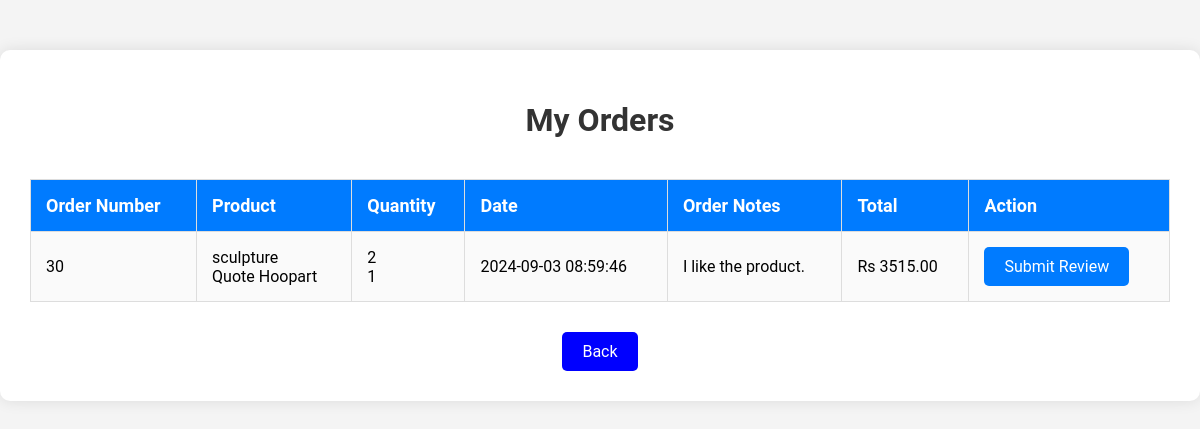
Screenshot of /order_history.php (signed in) with the database file from the repository.
### tables this page shows
CREATE TABLE `orders` (
  `id` int(11) NOT NULL,
  `first_name` varchar(255) DEFAULT NULL,
  `address` varchar(255) DEFAULT NULL,
  `mobile` varchar(255) DEFAULT NULL,
  `email` varchar(255) DEFAULT NULL,
  `order_notes` text DEFAULT NULL,
  `grand_total` decimal(10,2) DEFAULT NULL,
  `created_at` timestamp NOT NULL DEFAULT current_timestamp(),
  `shipping` decimal(10,2) DEFAULT NULL
);

CREATE TABLE `order_products` (
  `id` int(11) NOT NULL,
  `order_id` int(11) DEFAULT NULL,
  `product_name` varchar(255) DEFAULT NULL,
  `price` decimal(10,2) DEFAULT NULL,
  `quantity` int(11) DEFAULT NULL,
  `total` decimal(10,2) DEFAULT NULL
);

### order_history.php (the view, shortened to what this page needs)
<?php
$servername = "localhost";
$username = "root";
$password = "";
$dbname = "artisian";
$conn = new mysqli($servername, $username, $password, $dbname);
$username = $_SESSION['username'];
$stmt = $conn->prepare("SELECT * FROM orders WHERE first_name = ?");
$stmt->bind_param("s", $username);
$stmt->execute();
$orderResult = $stmt->get_result();
?>
<!DOCTYPE html>
<html lang="en">
<head>
</head>
<body>
    <div class="container">
        <h1>My Orders</h1>
        <?php if ($orderResult && $orderResult->num_rows > 0): ?>
            <table>
                <thead>
                    <tr>
                        <th>Order Number</th>
                        <th>Product</th>
                        <th>Quantity</th>
                        <th>Date</th>
                        <th>Order Notes</th>
                        <th>Total</th>
                        <th>Action</th>
                    </tr>
                </thead>
                <tbody>
                    <?php while ($order = $orderResult->fetch_assoc()): ?>
                        <tr>
                            <td><?php echo htmlspecialchars($order['id']); ?></td>
                            <td>
                                <?php
                                $order_id = $order['id'];
                                $productStmt = $conn->prepare("SELECT product_name, quantity FROM order_products WHERE order_id = ?");
                                $productStmt->bind_param("i", $order_id);
                                $productStmt->execute();
                                $productResult = $productStmt->get_result();
                                if ($productResult && $productResult->num_rows > 0) {
                                    while ($product = $productResult->fetch_assoc()) {
                                        echo '<div class="product-details">';
                                        echo '<span>' . htmlspecialchars($product['product_name']) . '</span>';
                                        echo '</div>';
                                    }
                                } else {
                                    echo 'No products found.';
                                }
                                ?>
                            </td>
                            <td>
                                <?php
                                if ($productResult && $productResult->num_rows > 0) {
                                    $productResult->data_seek(0);
                                    while ($product = $productResult->fetch_assoc()) {
                                        echo '<div class="product-details">';
                                        echo '<span>' . htmlspecialchars($product['quantity']) . '</span>';
                                        echo '</div>';
                                    }
                                } else {
                                    echo '-';
                                }
                                ?>
                            </td>
                            <td><?php echo htmlspecialchars($order['created_at']); ?></td>
                            <td><?php echo htmlspecialchars($order['order_notes']); ?></td>
                            <td>Rs <?php echo htmlspecialchars($order['grand_total']); ?></td>
                            <td>
                                <a href="submit_review.php?order_id=<?php echo $order['id']; ?>" class="btn">Submit Review</a>
                            </td>
                        </tr>
                    <?php endwhile; ?>
                </tbody>
            </table>
        <?php else: ?>
            <p>You have no orders.</p>
        <?php endif; ?>
        <div class="logout">
            <a href="index.php" class="btn">Back</a>
        </div>
    </div>
</body>
</html>

### order_history.php (style rules this page uses)
body { font-family: Arial, sans-serif; background-color: #f4f4f4; margin: 0; padding: 0; }
.container { max-width: 900px; margin: 50px auto; padding: 20px; background-color: #ffffff; border-radius: 8px; box-shadow: 0 0 10px rgba(0, 0, 0, 0.1); }
h1 { text-align: center; color: #333; }
table { width: 100%; border-collapse: collapse; margin-bottom: 20px; }
table th, table td { padding: 15px; text-align: left; border: 1px solid #ddd; }
table th { background-color: #007bff; color: #fff; }
table td { background-color: #f9f9f9; }
.product-details { display: flex; align-items: center; }
.btn { padding: 10px 20px; background-color: #007bff; color: #fff; border: none; border-radius: 5px; text-decoration: none; font-size: 16px; }
.logout { text-align: center; margin-top: 20px; }
.btn { padding: 10px 20px; background-color: green; color: #fff; border: none; border-radius: 5px; text-decoration: none; font-size: 16px; }
body { font-family: 'Roboto', sans-serif; background-color: #f4f4f4; margin: 0; padding: 0; }
.container { max-width: 1300px; margin: 50px auto; padding: 30px; background-color: #ffffff; border-radius: 10px; box-shadow: 0 0 15px rgba(0, 0, 0, 0.1); }
h1 { text-align: center; color: #333; font-size: 32px; margin-bottom: 40px; }
table { width: 100%; border-collapse: collapse; margin-bottom: 30px; }
table th, table td { padding: 15px; text-align: left; border-bottom: 1px solid #ddd; vertical-align: middle; }
table th { background-color: #007bff; color: #ffffff; font-size: 18px; }
table td { background-color: #fafafa; font-size: 16px; }
.btn { padding: 10px 20px; background-color: #007bff; color: #fff; border: none; border-radius: 5px; text-decoration: none; font-size: 16px; cursor: pointer; transition: background-color 0.3s ease; display: inline-block; }
.logout .btn { background-color:blue; }

### rows the page displays
orders: id "30", created_at "2024-09-03 08:59:46", order_notes "I like the product.", grand_total "3515.00"
order_products: product_name "sculpture", quantity "2"
order_products: product_name "Quote Hoopart", quantity "1"
